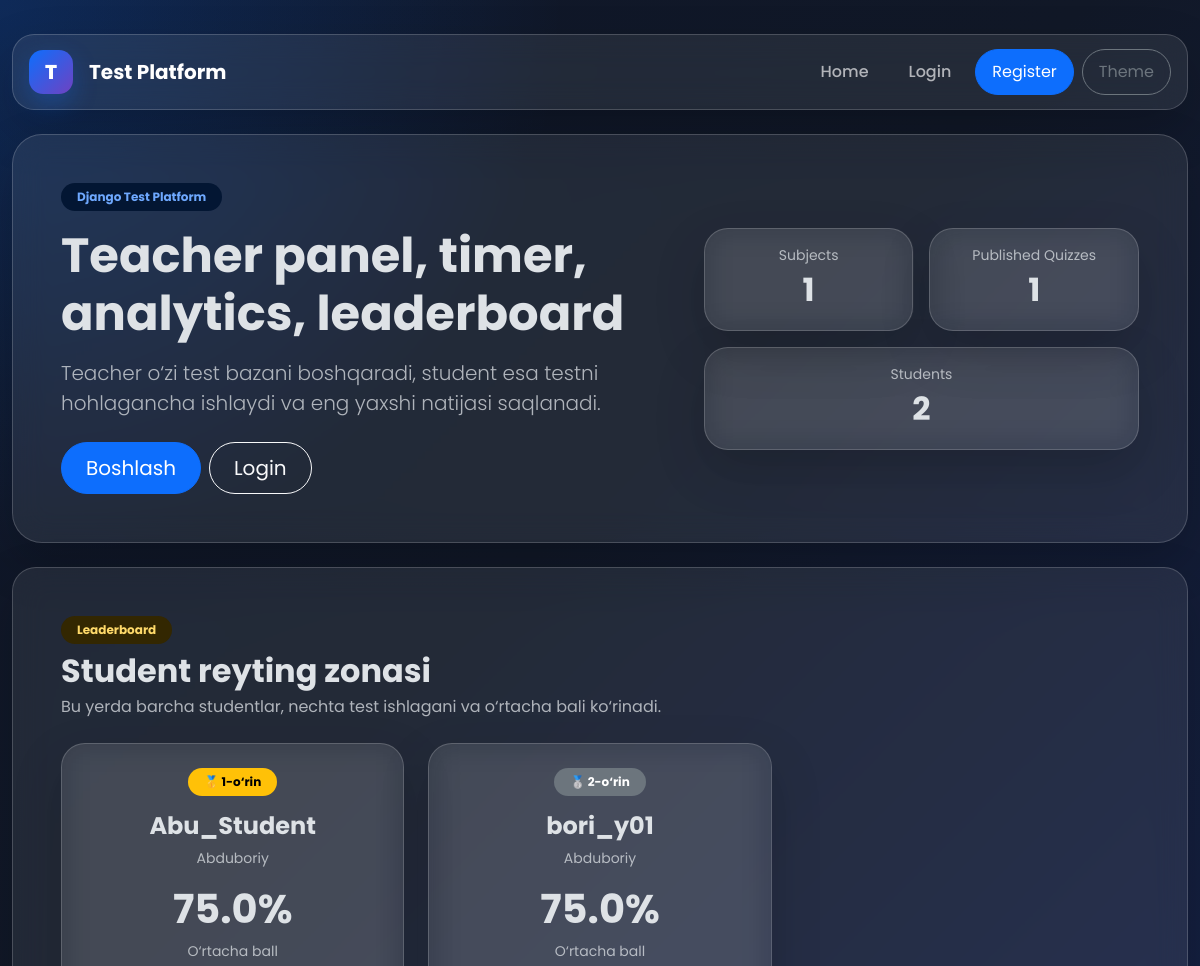
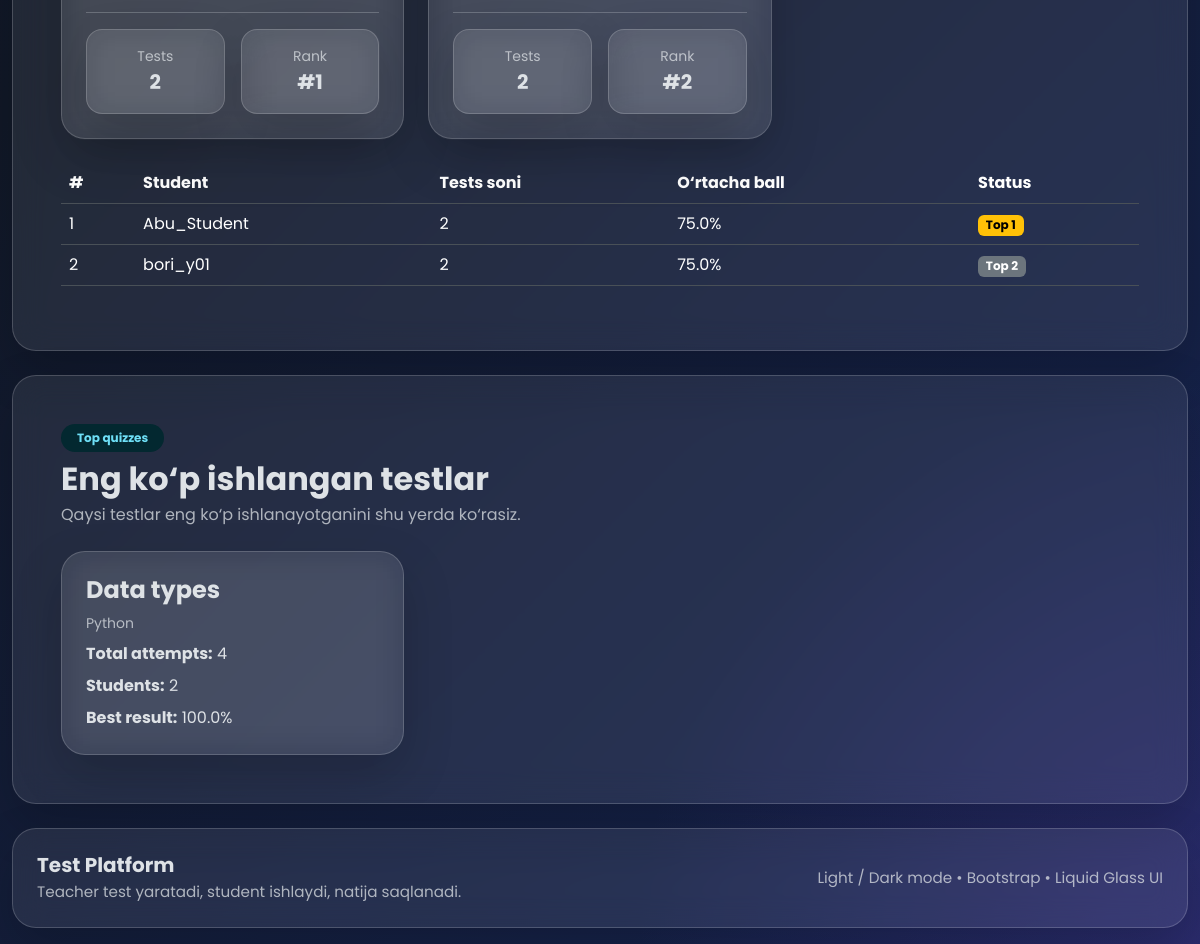
Before: / with the older database file (2 pictures, top to bottom).
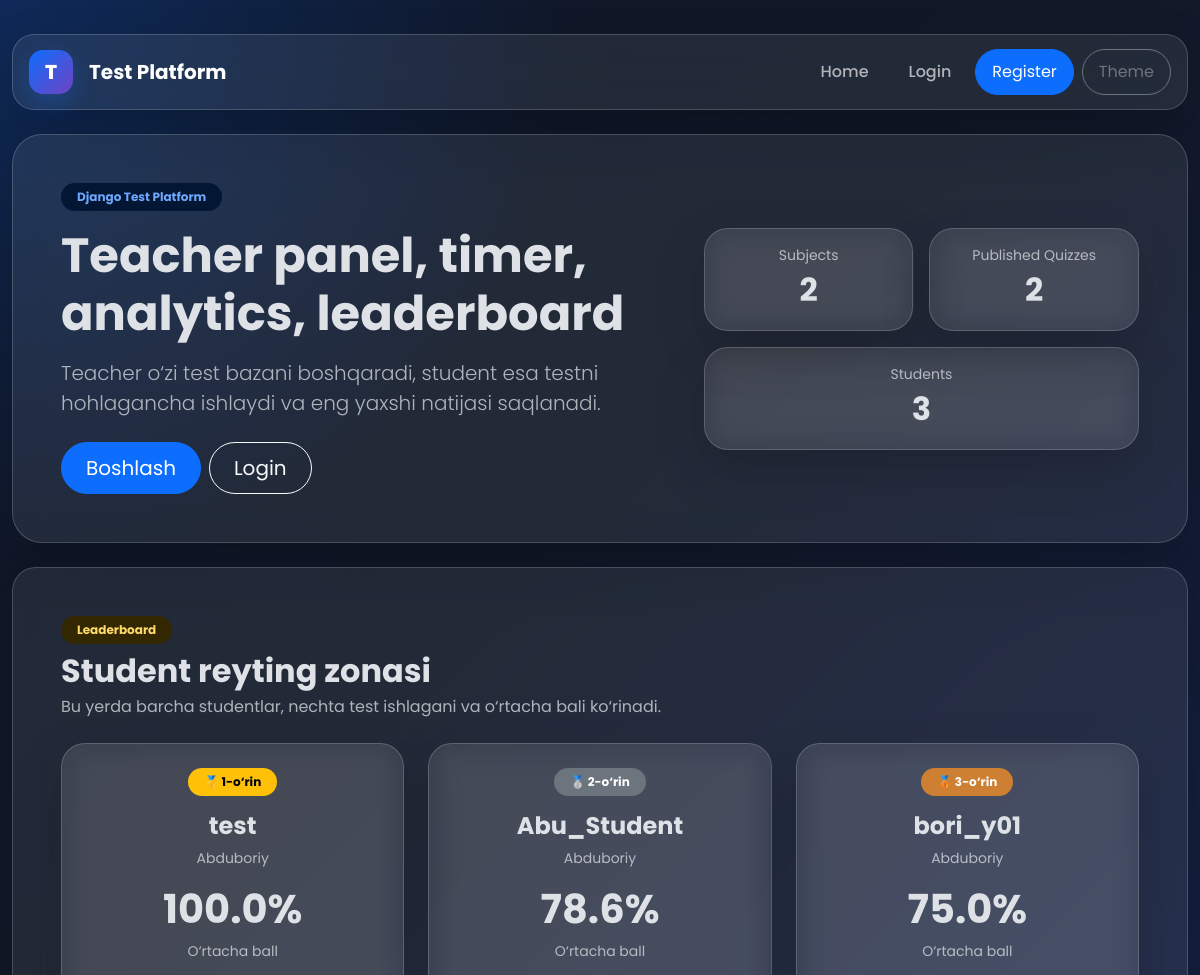
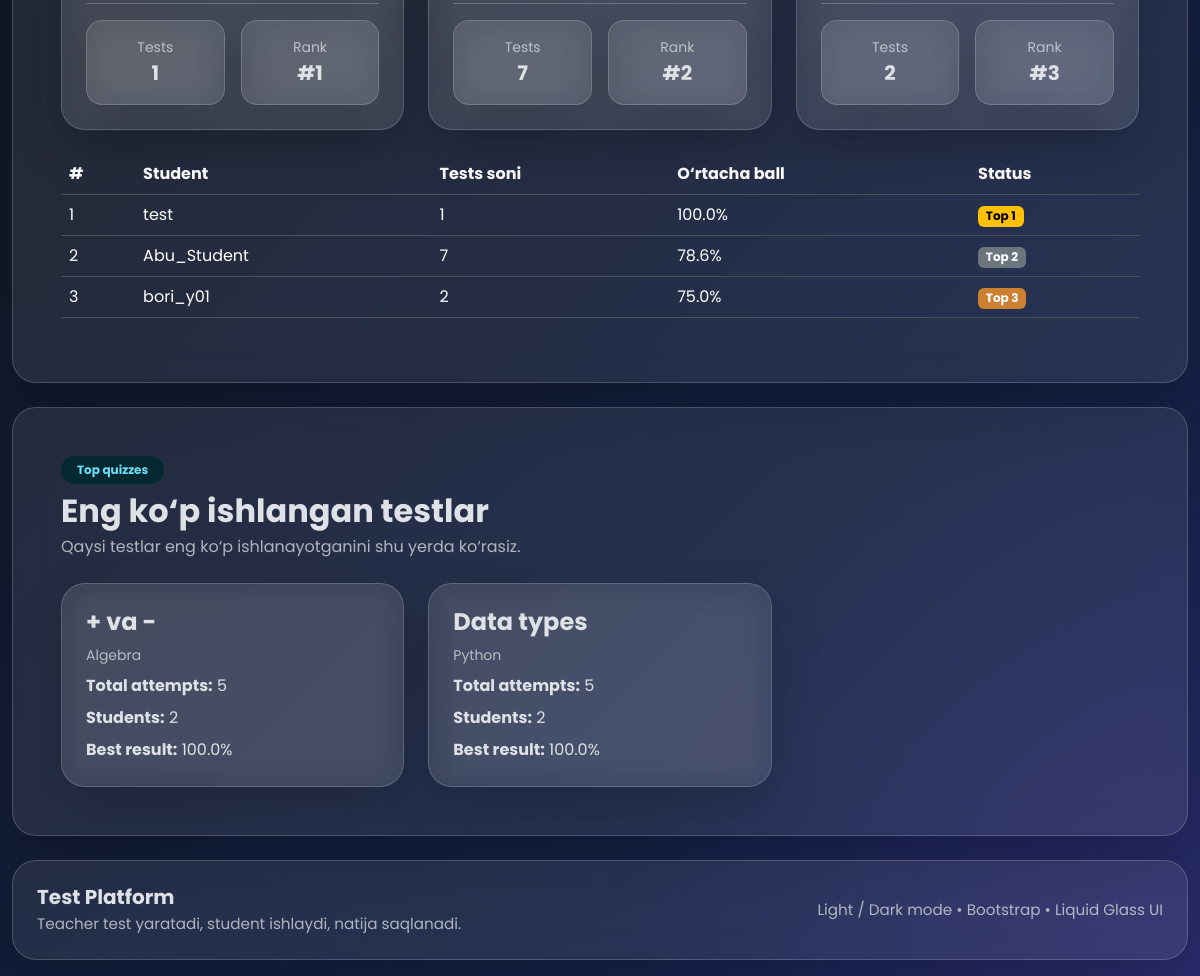
After: the same page with the newer database file (2 pictures, top to bottom).
### accounts/models.py (models this page shows, shortened)
class User(AbstractUser):
    ROLE_CHOICES = (
        ('teacher', 'Teacher'),
        ('student', 'Student'),
    )
    role = models.CharField(
        max_length=20,
        choices=ROLE_CHOICES,
        default='student'
    )
    avatar = models.ImageField(
        upload_to='avatars/',
        blank=True,
        null=True
    )
    birth_date = models.DateField(
        blank=True,
        null=True
    )
    telegram_username = models.CharField(
        max_length=100,
        blank=True,
        null=True,
        help_text="Masalan: @username"
    )
    telegram_id = models.CharField(
        max_length=50,
        blank=True,
        null=True,
        help_text="Telegram chat ID (bot ishlashi uchun kerak)"
    )
    instagram = models.CharField(
        max_length=255,
        blank=True,
        null=True
    )
    bio = models.TextField(
        blank=True,
        null=True
    )

### quiz/models.py (models this page shows, shortened)
class Quiz(models.Model):
    STATUS_CHOICES = (
        ('draft', 'Draft'),
        ('published', 'Published'),
        ('archived', 'Archived'),
    )
    DIFFICULTY_CHOICES = (
        ('easy', 'Easy'),
        ('medium', 'Medium'),
        ('hard', 'Hard'),
    )
    subject = models.ForeignKey(Subject, on_delete=models.CASCADE, related_name='quizzes')
    title = models.CharField(max_length=255)
    description = models.TextField(blank=True, null=True)
    duration_minutes = models.PositiveIntegerField(default=10)
    pass_percentage = models.PositiveIntegerField(default=60)
    status = models.CharField(max_length=20, choices=STATUS_CHOICES, default='draft')
    difficulty = models.CharField(max_length=20, choices=DIFFICULTY_CHOICES, default='medium')
    randomize_questions = models.BooleanField(default=False)
    randomize_choices = models.BooleanField(default=False)
    created_by = models.ForeignKey(
        settings.AUTH_USER_MODEL,
        on_delete=models.CASCADE,
        related_name='teacher_quizzes'
    )
    created_at = models.DateTimeField(auto_now_add=True)
    class Meta:
        ordering = ['-created_at']

class Subject(models.Model):
    name = models.CharField(max_length=255)
    description = models.TextField(blank=True, null=True)
    created_by = models.ForeignKey(
        settings.AUTH_USER_MODEL,
        on_delete=models.CASCADE,
        related_name='teacher_subjects'
    )
    created_at = models.DateTimeField(auto_now_add=True)
    class Meta:
        ordering = ['-created_at']

### quiz/views.py (the view)
# urls.py: path("", home_view, name="home"),
def home_view(request):
    subjects_count = Subject.objects.count()
    quizzes_count = Quiz.objects.filter(status="published").count()
    students_count = User.objects.filter(role="student").count()
    leaderboard_students = User.objects.filter(role="student").annotate(
        completed_tests=Count(
            "attempts",
            filter=Q(attempts__is_completed=True),
            distinct=True,
        ),
        avg_percentage=Coalesce(
            Avg("attempts__percentage", filter=Q(attempts__is_completed=True)),
            Value(0.0),
            output_field=FloatField(),
        ),
    ).order_by("-avg_percentage", "-completed_tests", "username")
    leaderboard_students = list(leaderboard_students)
    top_students = leaderboard_students[:3]
    other_students = leaderboard_students[3:]
    most_attempted_quizzes = (
        Quiz.objects.annotate(
            total_attempts=Count("attempts", filter=Q(attempts__is_completed=True)),
            unique_students=Count(
                "attempts__student",
                filter=Q(attempts__is_completed=True),
                distinct=True,
            ),
            best_result=Coalesce(
                Max("attempts__percentage", filter=Q(attempts__is_completed=True)),
                Value(0.0),
                output_field=FloatField(),
            ),
        )
        .filter(total_attempts__gt=0)
        .order_by("-total_attempts", "-unique_students", "title")[:6]
    )
    return render(
        request,
        "home.html",
        {
            "subjects_count": subjects_count,
            "quizzes_count": quizzes_count,
            "students_count": students_count,
            "top_students": top_students,
            "other_students": other_students,
            "most_attempted_quizzes": most_attempted_quizzes,
        },
    )

### templates/home.html (shortened to what this page needs)
{% extends 'base.html' %}
{% block content %}
<div class="glass hero-card p-4 p-lg-5 mb-4">
    <div class="row align-items-center g-4">
        <div class="col-lg-7">
            <span class="badge bg-primary-subtle text-primary-emphasis rounded-pill px-3 py-2 mb-3">
                Django Test Platform
            </span>
            <h1 class="display-5 fw-bold mb-3">
                Teacher panel, timer, analytics, leaderboard
            </h1>
            <p class="lead opacity-75 mb-4">
                Teacher o‘zi test bazani boshqaradi, student esa testni hohlagancha ishlaydi va
                eng yaxshi natijasi saqlanadi.
            </p>
            <div class="d-flex flex-wrap gap-2">
                {% if not request.user.is_authenticated %}
                    <a href="/accounts/register/" class="btn btn-primary btn-lg rounded-pill px-4">
                        Boshlash
                    </a>
                    <a href="/accounts/login/" class="btn btn-outline-light btn-lg rounded-pill px-4">
                        Login
                    </a>
                {% endif %}
            </div>
        </div>
        <div class="col-lg-5">
            <div class="row g-3">
                <div class="col-6">
                    <div class="glass main-card p-3 text-center h-100">
                        <div class="small opacity-75">Subjects</div>
                        <div class="fs-2 fw-bold">{{ subjects_count }}</div>
                    </div>
                </div>
                <div class="col-6">
                    <div class="glass main-card p-3 text-center h-100">
                        <div class="small opacity-75">Published Quizzes</div>
                        <div class="fs-2 fw-bold">{{ quizzes_count }}</div>
                    </div>
                </div>
                <div class="col-12">
                    <div class="glass main-card p-3 text-center h-100">
                        <div class="small opacity-75">Students</div>
                        <div class="fs-2 fw-bold">{{ students_count }}</div>
                    </div>
                </div>
            </div>
        </div>
    </div>
</div>
<div class="glass main-card p-4 p-lg-5 mb-4">
    <div class="d-flex justify-content-between align-items-center flex-wrap gap-3 mb-4">
        <div>
            <span class="badge bg-warning-subtle text-warning-emphasis rounded-pill px-3 py-2 mb-2">
                Leaderboard
            </span>
            <h2 class="fw-bold mb-1">Student reyting zonasi</h2>
            <p class="opacity-75 mb-0">
                Bu yerda barcha studentlar, nechta test ishlagani va o‘rtacha bali ko‘rinadi.
            </p>
        </div>
    </div>
    <div class="row g-4 mb-4">
        {% for student in top_students %}
            <div class="col-lg-4">
                <div class="glass main-card p-4 h-100 text-center">
                    <div class="mb-3">
                        {% if forloop.counter == 1 %}
                            <span class="badge text-bg-warning rounded-pill px-3 py-2">🥇 1-o‘rin</span>
                        {% elif forloop.counter == 2 %}
                            <span class="badge text-bg-secondary rounded-pill px-3 py-2">🥈 2-o‘rin</span>
                        {% else %}
                            <span class="badge rounded-pill px-3 py-2" style="background:#cd7f32; color:white;">
                                🥉 3-o‘rin
                            </span>
                        {% endif %}
                    </div>
                    <h4 class="fw-bold mb-2">{{ student.username }}</h4>
                    <div class="small opacity-75 mb-3">{{ student.first_name|default:"Student" }}</div>
                    <div class="display-6 fw-bold mb-2">{{ student.avg_percentage|floatformat:1 }}%</div>
                    <div class="small opacity-75">O‘rtacha ball</div>
                    <hr>
                    <div class="row g-3 text-center">
                        <div class="col-6">
                            <div class="glass rounded-4 p-3">
                                <div class="small opacity-75">Tests</div>
                                <div class="fw-bold fs-5">{{ student.completed_tests }}</div>
                            </div>
                        </div>
                        <div class="col-6">
                            <div class="glass rounded-4 p-3">
                                <div class="small opacity-75">Rank</div>
                                <div class="fw-bold fs-5">#{{ forloop.counter }}</div>
                            </div>
                        </div>
                    </div>
                </div>
            </div>
        {% empty %}
            <div class="col-12">
                <div class="alert alert-info rounded-4 mb-0">Hali studentlar yo‘q.</div>
            </div>
        {% endfor %}
    </div>
    <div class="table-responsive">
        <table class="table align-middle">
            <thead>
                <tr>
                    <th>#</th>
                    <th>Student</th>
                    <th>Tests soni</th>
                    <th>O‘rtacha ball</th>
                    <th>Status</th>
                </tr>
            </thead>
            <tbody>
                {% for student in top_students %}
                    <tr>
                        <td>{{ forloop.counter }}</td>
                        <td>{{ student.username }}</td>
                        <td>{{ student.completed_tests }}</td>
                        <td>{{ student.avg_percentage|floatformat:1 }}%</td>
                        <td>
                            {% if forloop.counter == 1 %}
                                <span class="badge text-bg-warning">Top 1</span>
                            {% elif forloop.counter == 2 %}
                                <span class="badge text-bg-secondary">Top 2</span>
                            {% else %}
                                <span class="badge" style="background:#cd7f32; color:white;">Top 3</span>
                            {% endif %}
                        </td>
                    </tr>
                {% endfor %}
            </tbody>
        </table>
    </div>
</div>
<div class="glass main-card p-4 p-lg-5">
    <div class="d-flex justify-content-between align-items-center flex-wrap gap-3 mb-4">
        <div>
            <span class="badge bg-info-subtle text-info-emphasis rounded-pill px-3 py-2 mb-2">
                Top quizzes
            </span>
            <h2 class="fw-bold mb-1">Eng ko‘p ishlangan testlar</h2>
            <p class="opacity-75 mb-0">
                Qaysi testlar eng ko‘p ishlanayotganini shu yerda ko‘rasiz.
            </p>
        </div>
    </div>
    <div class="row g-4">
        {% for quiz in most_attempted_quizzes %}
            <div class="col-lg-4 col-md-6">
                <div class="glass main-card p-4 h-100">
                    <h4 class="fw-bold">{{ quiz.title }}</h4>
                    <div class="small opacity-75 mb-2">{{ quiz.subject.name }}</div>
                    <div class="mb-2">
                        <strong>Total attempts:</strong> {{ quiz.total_attempts }}
                    </div>
                    <div class="mb-2">
                        <strong>Students:</strong> {{ quiz.unique_students }}
                    </div>
                    <div>
                        <strong>Best result:</strong> {{ quiz.best_result|floatformat:1 }}%
                    </div>
                </div>
            </div>
        {% empty %}
            <div class="col-12">
                <div class="alert alert-info rounded-4">Hali ishlangan testlar yo‘q.</div>
            </div>
        {% endfor %}
    </div>
</div>
{% endblock %}

### templates/base.html (shortened to what this page needs)
<!DOCTYPE html>
<html lang="uz" data-bs-theme="dark">
<head>
    <link href="https://cdn.jsdelivr.net/npm/bootstrap@5.3.3/dist/css/bootstrap.min.css" rel="stylesheet">
</head>
<body>
    <div class="container-fluid site-container py-3">
        <nav class="navbar navbar-expand-lg glass navbar-glass px-3 mb-4">
            <div class="container-fluid px-0">
                <a class="navbar-brand d-flex align-items-center gap-3 fw-bold" href="/">
                    <span class="brand-logo">T</span>
                    <span>Test Platform</span>
                </a>
                <div class="collapse navbar-collapse" id="mainNav">
                    <ul class="navbar-nav ms-auto align-items-lg-center gap-2">
                        <li class="nav-item"><a class="nav-link" href="/">Home</a></li>
                        {% if request.user.is_authenticated %}
                            <li class="nav-item"><a class="nav-link" href="/accounts/dashboard/">Dashboard</a></li>
                            <li class="nav-item"><a class="nav-link" href="/accounts/profile/">Profile</a></li>
                            <li class="nav-item"><a class="nav-link" href="/chat/">Chat</a></li>
                            <li class="nav-item"><a class="nav-link" href="/quiz/notifications/">Notifications</a></li>
                            {% if request.user.role == 'student' %}
                                <li class="nav-item"><a class="nav-link" href="/quiz/subjects/">Subjects</a></li>
                                <li class="nav-item"><a class="nav-link" href="/quiz/history/">History</a></li>
                            {% endif %}
                            {% if request.user.role == 'teacher' %}
                                <li class="nav-item"><a class="nav-link" href="/quiz/teacher/subjects/">Teacher Panel</a></li>
                            {% endif %}
                            <li class="nav-item">
                                <a class="btn btn-outline-primary rounded-pill px-3" href="/accounts/logout/">Logout</a>
                            </li>
                        {% else %}
                            <li class="nav-item"><a class="nav-link" href="/accounts/login/">Login</a></li>
                            <li class="nav-item"><a class="btn btn-primary rounded-pill px-3" href="/accounts/register/">Register</a></li>
                        {% endif %}
                        <li class="nav-item">
                            <button id="themeToggle" class="btn btn-outline-secondary rounded-pill px-3" type="button">Theme</button>
                        </li>
                    </ul>
                </div>
            </div>
        </nav>
        <main>
            {% block content %}{% endblock %}
        </main>
        <footer class="glass footer-glass mt-4 p-4">
            <div class="row g-3 align-items-center">
                <div class="col-lg-6">
                    <h5 class="fw-bold mb-1">Test Platform</h5>
                    <div class="small-muted">Teacher test yaratadi, student ishlaydi, natija saqlanadi.</div>
                </div>
                <div class="col-lg-6 text-lg-end">
                    <div class="small-muted">Light / Dark mode • Bootstrap • Liquid Glass UI</div>
                </div>
            </div>
        </footer>
    </div>
</body>
</html>

Changed rows visible on the page:
added User: shows "🥇 1-o‘rin", username "test", first_name "Abduboriy", avg_percentage "100.0", completed_tests "1", shows "Top 1"
changed User "Abu_Student": avg_percentage "75.0" → "78.6"; completed_tests "2" → "7"; text "🥇 1-o‘rin Top 1" → "🥈 2-o‘rin Top 2"
computed for User "bori_y01": text "🥈 2-o‘rin Top 2" → "🥉 3-o‘rin Top 3"
added Quiz: title "+ va -", subject.name "Algebra", total_attempts "5", unique_students "2", best_result "100.0"
computed for Quiz "Data types": total_attempts "4" → "5"
Other visible differences:
{{ subjects_count }}: "1" → "2"
{{ quizzes_count }}: "1" → "2"
{{ students_count }}: "2" → "3"
